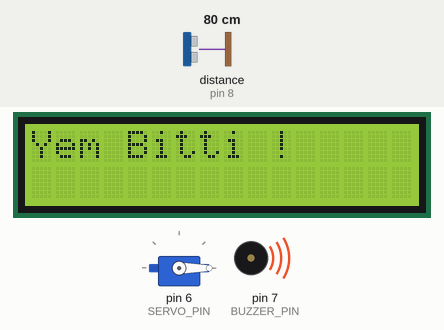
Simulated run of this sketch. Board: Arduino Uno, built with avr-gcc and run on an emulated ATmega328P. Shown: 16×2 character LCD, servo, buzzer (waves = sounding, pin HIGH). Wiring (inferred from the names in the program): ultrasonic range finder: trigger pin 9; echo pin 8. The inputs (shaded band) are chosen by the test bench; at power-on: distance to the obstacle (sensor on pin 8) 80 cm. The echo pulse lasts 58.3 µs per cm; the local clock reads 2024-03-15 10:24:30 at power-on unless the sketch sets it; pins used as bus, display or sensor lines are not drawn.

Above: at 3.2 s.
3.3 s: distance to the obstacle (sensor on pin 8) set to 16 cm
10.2 s: distance to the obstacle (sensor on pin 8) set to 12 cm
At 14.9 s:
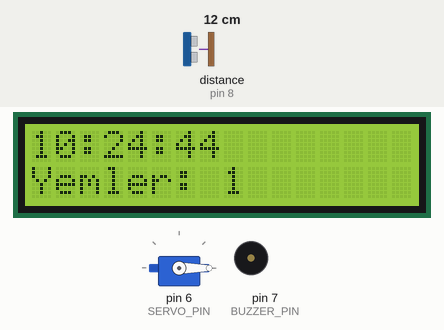
16.6 s: distance to the obstacle (sensor on pin 8) set to 250 cm
At 22.5 s:
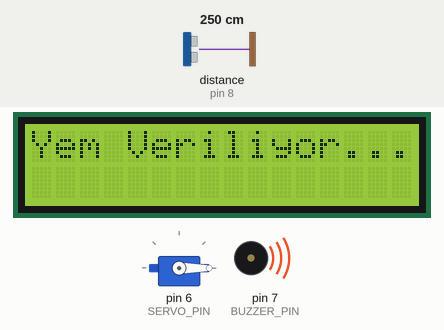
23.5 s: distance to the obstacle (sensor on pin 8) set to 4 cm
At 32.1 s:
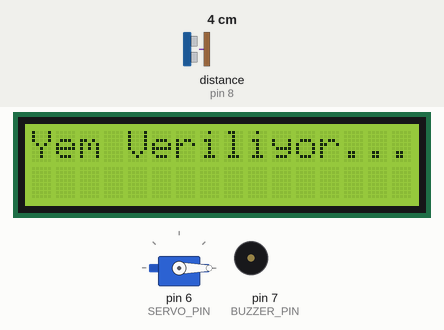
Timing chart, 0 to 33.6 s (numbered marks = the images above; inputs shaded):
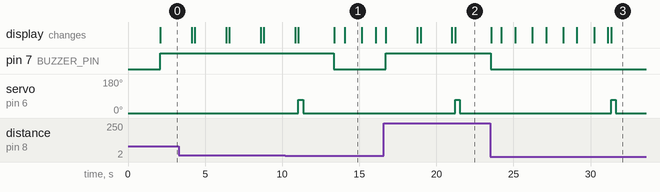

Measured:
- the behaviour switches between 14 and 13 cm on distance to the obstacle (sensor on pin 8) (found by bisection; images 0 and 1)
- after the input at 10.2 s, pin 7 (BUZZER_PIN): HIGH → LOW after 3.2 s
- after the input at 16.6 s, pin 7 (BUZZER_PIN): LOW → HIGH after 0.12 s; the display: first changes after 0.13 s (image 2 shows a later state)
- after the input at 23.5 s, pin 7 (BUZZER_PIN): HIGH → LOW at once
- what the display in image 1 shows lasts 1.2 s, from 14.0 s to 15.2 s

The sketch:

sketch_may24b.ino
```cpp
#include <Wire.h>
#include <LiquidCrystal_I2C.h>
#include <Servo.h>
#include <RTClib.h>

// Parçalar
LiquidCrystal_I2C lcd(0x27, 16, 2); // LCD I2C adresi 0x27 olabilir
Servo servo;
RTC_DS3231 rtc;

// Pin tanımları
#define TRIG_PIN 9
#define ECHO_PIN 8
#define BUZZER_PIN 7
#define SERVO_PIN 6

// Zamanlama
unsigned long previousMillis = 0;
const long interval = 10000; // 10 saniye

int feedCount = 0;

void setup() {
  Serial.begin(9600);
  Wire.begin();

  // LCD
  lcd.begin(16, 2);
  lcd.backlight();
  lcd.setCursor(0, 0);
  lcd.print("Otomatik Yemleme");
  delay(2000);
  lcd.clear();

  // Servo
  servo.attach(SERVO_PIN);
  servo.write(0);

  // HC-SR04
  pinMode(TRIG_PIN, OUTPUT);
  pinMode(ECHO_PIN, INPUT);

  // Buzzer
  pinMode(BUZZER_PIN, OUTPUT);
  digitalWrite(BUZZER_PIN, LOW);

  // RTC
  if (!rtc.begin()) {
    lcd.print("RTC bulunamadi!");
    while (1);
  }
/*
  if (rtc.lostPower()) {
    DateTime now = DateTime(F(_DATE), F(TIME_));
    now = now + TimeSpan(3 * 3600); // Türkiye için düzeltme
    rtc.adjust(now);
  }*/
}

void loop() {
  unsigned long currentMillis = millis();

  // Yemleme zamanı geldiyse
  if (currentMillis - previousMillis >= interval) {
    previousMillis = currentMillis;

    lcd.clear();
    lcd.setCursor(0, 0);
    lcd.print("Yem Veriliyor...");
    feedFish(); // Servo hareketi
    feedCount++;
    delay(2000); // Mesaj görünsün
  }

  // Mesafe ölç
  long distance = getDistance();

  if (distance > 12) {
    digitalWrite(BUZZER_PIN, HIGH);
    lcd.clear();
    lcd.setCursor(0, 0);
    lcd.print("Yem Bitti !");
    delay(2000);
  } else {
    digitalWrite(BUZZER_PIN, LOW);
  }

  updateLCD();
  delay(200);
}

void feedFish() {
  servo.write(70);
  delay(300);
  servo.write(0);
}

void updateLCD() {
  DateTime now = rtc.now();

  lcd.clear();
  lcd.setCursor(0, 0);
  lcd.print(now.hour() < 10 ? "0" : ""); lcd.print(now.hour());
  lcd.print(":");
  lcd.print(now.minute() < 10 ? "0" : ""); lcd.print(now.minute());
  lcd.print(":");
  lcd.print(now.second() < 10 ? "0" : ""); lcd.print(now.second());

  lcd.setCursor(0, 1);
  lcd.print("Yemler: ");
  lcd.print(feedCount);
}

long getDistance() {
  digitalWrite(TRIG_PIN, LOW);
  delayMicroseconds(2);
  digitalWrite(TRIG_PIN, HIGH);
  delayMicroseconds(10);
  digitalWrite(TRIG_PIN, LOW);

  long duration = pulseIn(ECHO_PIN, HIGH);
  long distance = duration * 0.034 / 2;
  return distance;
}
```
